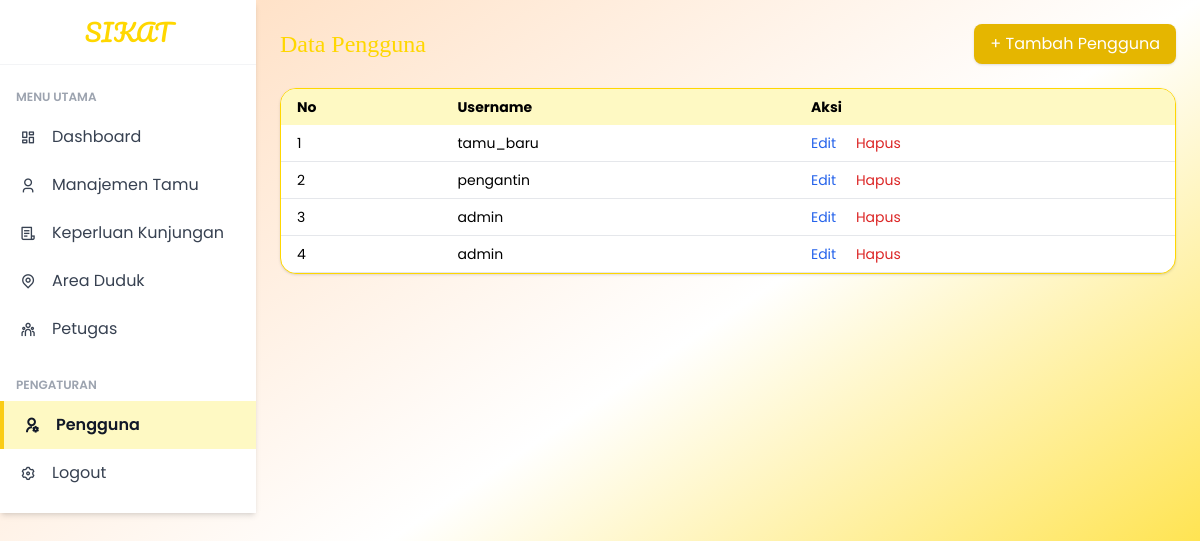
Screenshot of /admin/pengguna.php with the database file from the repository.
### tables this page shows
CREATE TABLE `users` (
  `id` int NOT NULL,
  `username` varchar(50) NOT NULL,
  `password` varchar(255) NOT NULL,
  `role` enum('admin','petugas','tamu','pengantin') NOT NULL,
  `is_active` tinyint(1) DEFAULT '1',
  `created_at` timestamp NULL DEFAULT CURRENT_TIMESTAMP,
  `updated_at` timestamp NULL DEFAULT CURRENT_TIMESTAMP ON UPDATE CURRENT_TIMESTAMP
);

### admin/pengguna.php (the view, shortened to what this page needs)
<?php
$server = "localhost";
$user = "root";
$password = "";
$nama_database = "database_sikatbukutamu";
$db = mysqli_connect($server, $user, $password, $nama_database);
$pengguna = mysqli_query($db, "SELECT * FROM users");
?>
<!DOCTYPE html>
<html lang="id">
<head>
  <script src="https://cdn.tailwindcss.com"></script>
  <link rel="stylesheet" href="https://cdnjs.cloudflare.com/ajax/libs/remixicon/4.6.0/remixicon.min.css">
</head>
<body class="bg-gradient-to-br from-peach via-white to-gold bg-opacity-30 font-sans min-h-screen">
<div class="flex min-h-screen">
  <?php include 'sidebar.php'; ?>
  <main class="flex-1 p-6">
    <div class="flex justify-between items-center mb-6">
      <h1 class="text-2xl font-serif text-gold">Data Pengguna</h1>
      <button onclick="document.getElementById('modalTambah').classList.remove('hidden')" class="bg-gold-dark hover:bg-gold text-white px-4 py-2 rounded-button shadow">+ Tambah Pengguna</button>
    </div>
    <div class="bg-white rounded-2xl border border-gold shadow overflow-x-auto">
      <table class="w-full text-sm">
        <thead class="bg-yellow-100">
          <tr>
            <th class="px-4 py-2 text-left">No</th>
            <th class="px-4 py-2 text-left">Username</th>
            <th class="px-4 py-2 text-left">Aksi</th>
          </tr>
        </thead>
        <tbody>
          <?php $no = 1; while ($row = mysqli_fetch_assoc($pengguna)) : ?>
          <tr class="border-b hover:bg-yellow-50">
            <td class="px-4 py-2"><?= $no++ ?></td>
            <td class="px-4 py-2"><?= htmlspecialchars($row['username']) ?></td>
            <td class="px-4 py-2">
              <button onclick="editPengguna(<?= $row['id'] ?>, '<?= addslashes($row['username']) ?>')" class="text-blue-600 hover:underline">Edit</button>
              <a href="?hapus=<?= $row['id'] ?>" onclick="return confirm('Yakin ingin hapus?')" class="text-red-600 hover:underline ml-4">Hapus</a>
            </td>
          </tr>
          <?php endwhile; ?>
        </tbody>
      </table>
    </div>
  </main>
</div>
</body>
</html>

### rows the page displays
users: username "tamu_baru"
users: username "pengantin"
users: username "admin"
users: username "admin"
